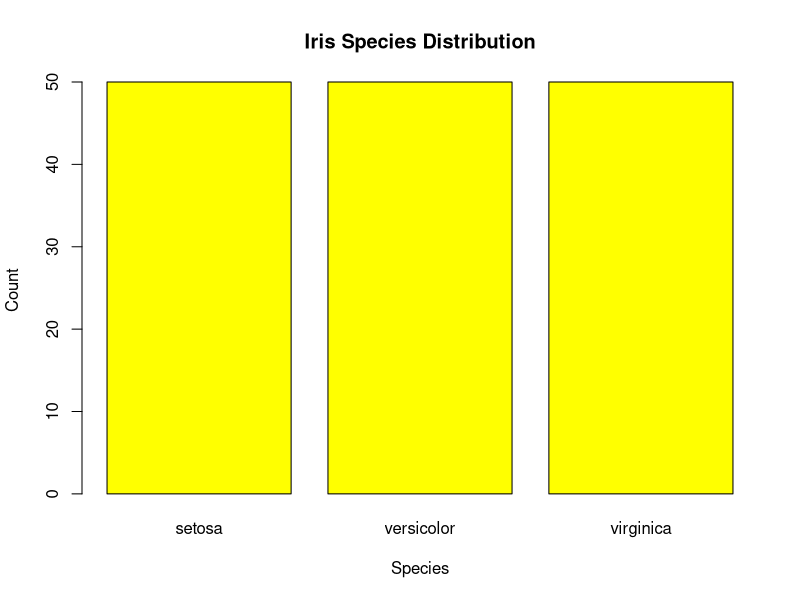
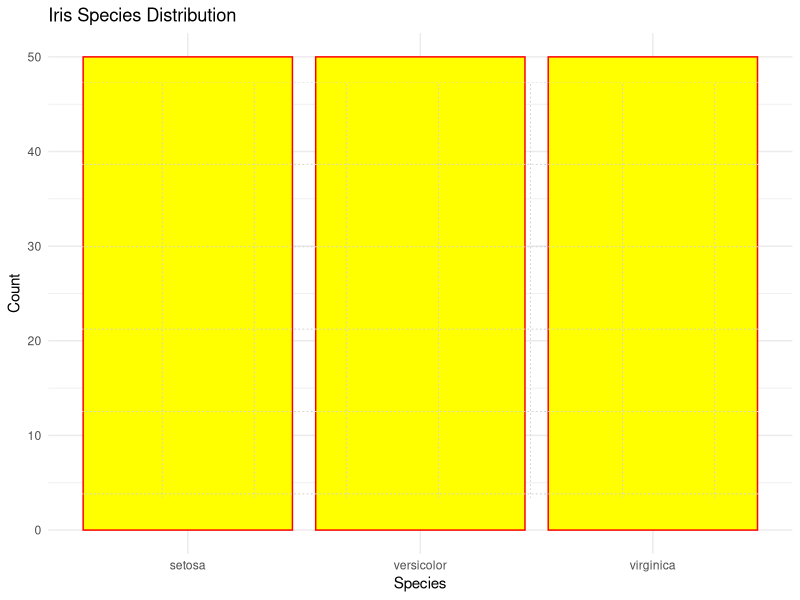

R code for these plots, in order:
# load the dataset
data(iris)

# verify the dataset
class(iris)
View(iris)

# simple bar plot using base R
barplot(table(iris$Species),
        main = "Iris Species Distribution",
        xlab = "Species",
        ylab = "Count",
        col = "yellow")

# GGPLOT2
library(ggplot2)

library(ggplot2)

ggplot(iris, aes(x = Species)) +
  geom_bar(fill = "yellow", color = "red") +
  labs(
    title = "Iris Species Distribution",
    x = "Species",
    y = "Count"
  ) +
  theme_minimal()
grid()
